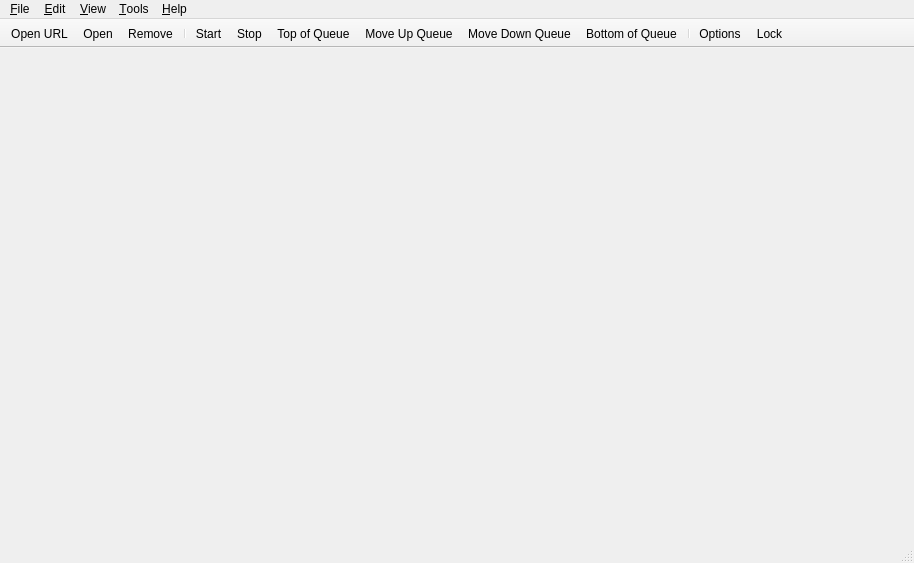
<?xml version="1.0" encoding="UTF-8"?>
<ui version="4.0">
 <class>MainWindow</class>
 <widget class="QMainWindow" name="MainWindow">
  <property name="geometry">
   <rect>
    <x>0</x>
    <y>0</y>
    <width>914</width>
    <height>563</height>
   </rect>
  </property>
  <property name="contextMenuPolicy">
   <enum>Qt::ContextMenuPolicy::CustomContextMenu</enum>
  </property>
  <widget class="QWidget" name="centralWidget">
   <layout class="QVBoxLayout" name="centralWidgetLayout">
    <property name="leftMargin">
     <number>7</number>
    </property>
    <property name="topMargin">
     <number>3</number>
    </property>
    <property name="rightMargin">
     <number>5</number>
    </property>
    <property name="bottomMargin">
     <number>0</number>
    </property>
   </layout>
  </widget>
  <widget class="QMenuBar" name="menubar">
   <property name="geometry">
    <rect>
     <x>0</x>
     <y>0</y>
     <width>914</width>
     <height>19</height>
    </rect>
   </property>
   <widget class="QMenu" name="menuEdit">
    <property name="title">
     <string>&amp;Edit</string>
    </property>
    <addaction name="actionStart"/>
    <addaction name="actionStop"/>
    <addaction name="separator"/>
    <addaction name="actionDelete"/>
    <addaction name="actionTopQueuePos"/>
    <addaction name="actionIncreaseQueuePos"/>
    <addaction name="actionDecreaseQueuePos"/>
    <addaction name="actionBottomQueuePos"/>
    <addaction name="separator"/>
    <addaction name="actionPauseSession"/>
    <addaction name="actionResumeSession"/>
   </widget>
   <widget class="QMenu" name="menuHelp">
    <property name="title">
     <string>&amp;Help</string>
    </property>
    <addaction name="actionDocumentation"/>
    <addaction name="actionCheckForUpdates"/>
    <addaction name="separator"/>
    <addaction name="actionDonateMoney"/>
    <addaction name="actionAbout"/>
   </widget>
   <widget class="QMenu" name="menuOptions">
    <property name="title">
     <string>&amp;Tools</string>
    </property>
    <widget class="QMenu" name="menuAutoShutdownOnDownloadsCompletion">
     <property name="title">
      <string>On Downloads &amp;Done</string>
     </property>
     <addaction name="actionAutoShutdownDisabled"/>
     <addaction name="actionAutoExit"/>
     <addaction name="actionAutoSuspend"/>
     <addaction name="actionAutoHibernate"/>
     <addaction name="actionAutoShutdown"/>
    </widget>
    <addaction name="actionCreateTorrent"/>
    <addaction name="separator"/>
    <addaction name="actionManageCookies"/>
    <addaction name="actionOptions"/>
    <addaction name="separator"/>
    <addaction name="menuAutoShutdownOnDownloadsCompletion"/>
    <addaction name="actionNetworkInfo"/>
   </widget>
   <widget class="QMenu" name="menuFile">
    <property name="title">
     <string>&amp;File</string>
    </property>
    <addaction name="actionOpen"/>
    <addaction name="actionDownloadFromURL"/>
    <addaction name="actionCloseWindow"/>
    <addaction name="separator"/>
    <addaction name="actionExit"/>
   </widget>
   <widget class="QMenu" name="menuView">
    <property name="title">
     <string>&amp;View</string>
    </property>
    <widget class="QMenu" name="menuLog">
     <property name="title">
      <string>&amp;Log</string>
     </property>
     <addaction name="actionExecutionLogs"/>
     <addaction name="separator"/>
     <addaction name="actionNormalMessages"/>
     <addaction name="actionInformationMessages"/>
     <addaction name="actionWarningMessages"/>
     <addaction name="actionCriticalMessages"/>
    </widget>
    <addaction name="separator"/>
    <addaction name="actionTopToolBar"/>
    <addaction name="actionShowStatusbar"/>
    <addaction name="actionShowFiltersSidebar"/>
    <addaction name="actionSpeedInTitleBar"/>
    <addaction name="separator"/>
    <addaction name="actionSearchWidget"/>
    <addaction name="actionRSSReader"/>
    <addaction name="menuLog"/>
    <addaction name="separator"/>
    <addaction name="actionStatistics"/>
    <addaction name="separator"/>
    <addaction name="actionLock"/>
   </widget>
   <addaction name="menuFile"/>
   <addaction name="menuEdit"/>
   <addaction name="menuView"/>
   <addaction name="menuOptions"/>
   <addaction name="menuHelp"/>
  </widget>
  <widget class="QToolBar" name="toolBar">
   <property name="movable">
    <bool>false</bool>
   </property>
   <property name="orientation">
    <enum>Qt::Orientation::Horizontal</enum>
   </property>
   <property name="toolButtonStyle">
    <enum>Qt::ToolButtonStyle::ToolButtonFollowStyle</enum>
   </property>
   <property name="floatable">
    <bool>false</bool>
   </property>
   <attribute name="toolBarArea">
    <enum>TopToolBarArea</enum>
   </attribute>
   <attribute name="toolBarBreak">
    <bool>false</bool>
   </attribute>
   <addaction name="actionDownloadFromURL"/>
   <addaction name="actionOpen"/>
   <addaction name="actionDelete"/>
   <addaction name="separator"/>
   <addaction name="actionStart"/>
   <addaction name="actionStop"/>
   <addaction name="actionTopQueuePos"/>
   <addaction name="actionIncreaseQueuePos"/>
   <addaction name="actionDecreaseQueuePos"/>
   <addaction name="actionBottomQueuePos"/>
   <addaction name="separator"/>
   <addaction name="actionOptions"/>
   <addaction name="actionLock"/>
  </widget>
  <widget class="QStatusBar" name="statusBar"/>
  <action name="actionOpen">
   <property name="text">
    <string>&amp;Add Torrent File...</string>
   </property>
   <property name="iconText">
    <string>Open</string>
   </property>
  </action>
  <action name="actionExit">
   <property name="text">
    <string>E&amp;xit</string>
   </property>
  </action>
  <action name="actionOptions">
   <property name="text">
    <string>&amp;Options...</string>
   </property>
  </action>
  <action name="actionAbout">
   <property name="text">
    <string>&amp;About</string>
   </property>
  </action>
  <action name="actionStart">
   <property name="text">
    <string>Sta&amp;rt</string>
   </property>
  </action>
  <action name="actionStop">
   <property name="text">
    <string>Sto&amp;p</string>
   </property>
  </action>
  <action name="actionResumeSession">
   <property name="text">
    <string>R&amp;esume Session</string>
   </property>
  </action>
  <action name="actionPauseSession">
   <property name="text">
    <string>Pau&amp;se Session</string>
   </property>
  </action>
  <action name="actionDelete">
   <property name="text">
    <string>&amp;Remove</string>
   </property>
  </action>
  <action name="actionDownloadFromURL">
   <property name="text">
    <string>Add Torrent &amp;Link...</string>
   </property>
   <property name="iconText">
    <string>Open URL</string>
   </property>
  </action>
  <action name="actionCreateTorrent">
   <property name="text">
    <string>Torrent &amp;Creator</string>
   </property>
  </action>
  <action name="actionDocumentation">
   <property name="text">
    <string>&amp;Documentation</string>
   </property>
  </action>
  <action name="actionSetGlobalSpeedLimits">
   <property name="text">
    <string>Set Global Speed Limits...</string>
   </property>
  </action>
  <action name="actionBottomQueuePos">
   <property name="text">
    <string>Bottom of Queue</string>
   </property>
   <property name="toolTip">
    <string>Move to the bottom of the queue</string>
   </property>
   <property name="visible">
    <bool>true</bool>
   </property>
  </action>
  <action name="actionTopQueuePos">
   <property name="text">
    <string>Top of Queue</string>
   </property>
   <property name="toolTip">
    <string>Move to the top of the queue</string>
   </property>
   <property name="visible">
    <bool>true</bool>
   </property>
  </action>
  <action name="actionDecreaseQueuePos">
   <property name="text">
    <string>Move Down Queue</string>
   </property>
   <property name="toolTip">
    <string>Move down in the queue</string>
   </property>
   <property name="visible">
    <bool>true</bool>
   </property>
  </action>
  <action name="actionIncreaseQueuePos">
   <property name="text">
    <string>Move Up Queue</string>
   </property>
   <property name="toolTip">
    <string>Move up in the queue</string>
   </property>
   <property name="visible">
    <bool>true</bool>
   </property>
  </action>
  <action name="actionUseAlternativeSpeedLimits">
   <property name="checkable">
    <bool>true</bool>
   </property>
   <property name="text">
    <string>Alternative Speed Limits</string>
   </property>
   <property name="toolTip">
    <string>Alternative Speed Limits</string>
   </property>
  </action>
  <action name="actionTopToolBar">
   <property name="checkable">
    <bool>true</bool>
   </property>
   <property name="text">
    <string>&amp;Top Toolbar</string>
   </property>
   <property name="toolTip">
    <string>Display Top Toolbar</string>
   </property>
  </action>
  <action name="actionShowStatusbar">
   <property name="checkable">
    <bool>true</bool>
   </property>
   <property name="text">
    <string>Status &amp;Bar</string>
   </property>
  </action>
  <action name="actionShowFiltersSidebar">
   <property name="checkable">
    <bool>true</bool>
   </property>
   <property name="text">
    <string>Filters Sidebar</string>
   </property>
  </action>
  <action name="actionSpeedInTitleBar">
   <property name="checkable">
    <bool>true</bool>
   </property>
   <property name="text">
    <string>S&amp;peed in Title Bar</string>
   </property>
   <property name="toolTip">
    <string>Show Transfer Speed in Title Bar</string>
   </property>
  </action>
  <action name="actionRSSReader">
   <property name="checkable">
    <bool>true</bool>
   </property>
   <property name="text">
    <string>&amp;RSS Reader</string>
   </property>
  </action>
  <action name="actionSearchWidget">
   <property name="checkable">
    <bool>true</bool>
   </property>
   <property name="text">
    <string>Search &amp;Engine</string>
   </property>
  </action>
  <action name="actionLock">
   <property name="text">
    <string>L&amp;ock qBittorrent</string>
   </property>
   <property name="iconText">
    <string>Lock</string>
   </property>
   <property name="shortcut">
    <string notr="true">Ctrl+L</string>
   </property>
  </action>
  <action name="actionDonateMoney">
   <property name="text">
    <string>Do&amp;nate!</string>
   </property>
   <property name="toolTip">
    <string>If you like qBittorrent, please donate!</string>
   </property>
  </action>
  <action name="actionAutoExit">
   <property name="checkable">
    <bool>true</bool>
   </property>
   <property name="text">
    <string>&amp;Exit qBittorrent</string>
   </property>
  </action>
  <action name="actionAutoSuspend">
   <property name="checkable">
    <bool>true</bool>
   </property>
   <property name="text">
    <string>&amp;Suspend System</string>
   </property>
  </action>
  <action name="actionAutoHibernate">
   <property name="checkable">
    <bool>true</bool>
   </property>
   <property name="text">
    <string>&amp;Hibernate System</string>
   </property>
  </action>
  <action name="actionAutoShutdown">
   <property name="checkable">
    <bool>true</bool>
   </property>
   <property name="text">
    <string>Sh&amp;utdown System</string>
   </property>
  </action>
  <action name="actionAutoShutdownDisabled">
   <property name="checkable">
    <bool>true</bool>
   </property>
   <property name="text">
    <string>&amp;Do nothing</string>
   </property>
  </action>
  <action name="actionToggleVisibility">
   <property name="text">
    <string>Show</string>
   </property>
  </action>
  <action name="actionMinimize">
   <property name="text">
    <string notr="true">Minimize</string>
   </property>
  </action>
  <action name="actionStatistics">
   <property name="text">
    <string>&amp;Statistics</string>
   </property>
  </action>
  <action name="actionCheckForUpdates">
   <property name="text">
    <string>Check for Updates</string>
   </property>
   <property name="toolTip">
    <string>Check for Program Updates</string>
   </property>
  </action>
  <action name="actionManageCookies">
   <property name="text">
    <string>Manage Cookies...</string>
   </property>
   <property name="toolTip">
    <string>Manage stored network cookies</string>
   </property>
  </action>
  <action name="actionExecutionLogs">
   <property name="checkable">
    <bool>true</bool>
   </property>
   <property name="text">
    <string>Show</string>
   </property>
  </action>
  <action name="actionNormalMessages">
   <property name="checkable">
    <bool>true</bool>
   </property>
   <property name="text">
    <string>Normal Messages</string>
   </property>
  </action>
  <action name="actionInformationMessages">
   <property name="checkable">
    <bool>true</bool>
   </property>
   <property name="text">
    <string>Information Messages</string>
   </property>
  </action>
  <action name="actionWarningMessages">
   <property name="checkable">
    <bool>true</bool>
   </property>
   <property name="text">
    <string>Warning Messages</string>
   </property>
  </action>
  <action name="actionCriticalMessages">
   <property name="checkable">
    <bool>true</bool>
   </property>
   <property name="text">
    <string>Critical Messages</string>
   </property>
  </action>
  <action name="actionCloseWindow">
   <property name="text">
    <string>Close Window</string>
   </property>
  </action>
  <action name="actionNetworkInfo">
   <property name="text">
    <string>Network Information</string>
   </property>
  </action>
 </widget>
 <resources/>
 <connections/>
</ui>
